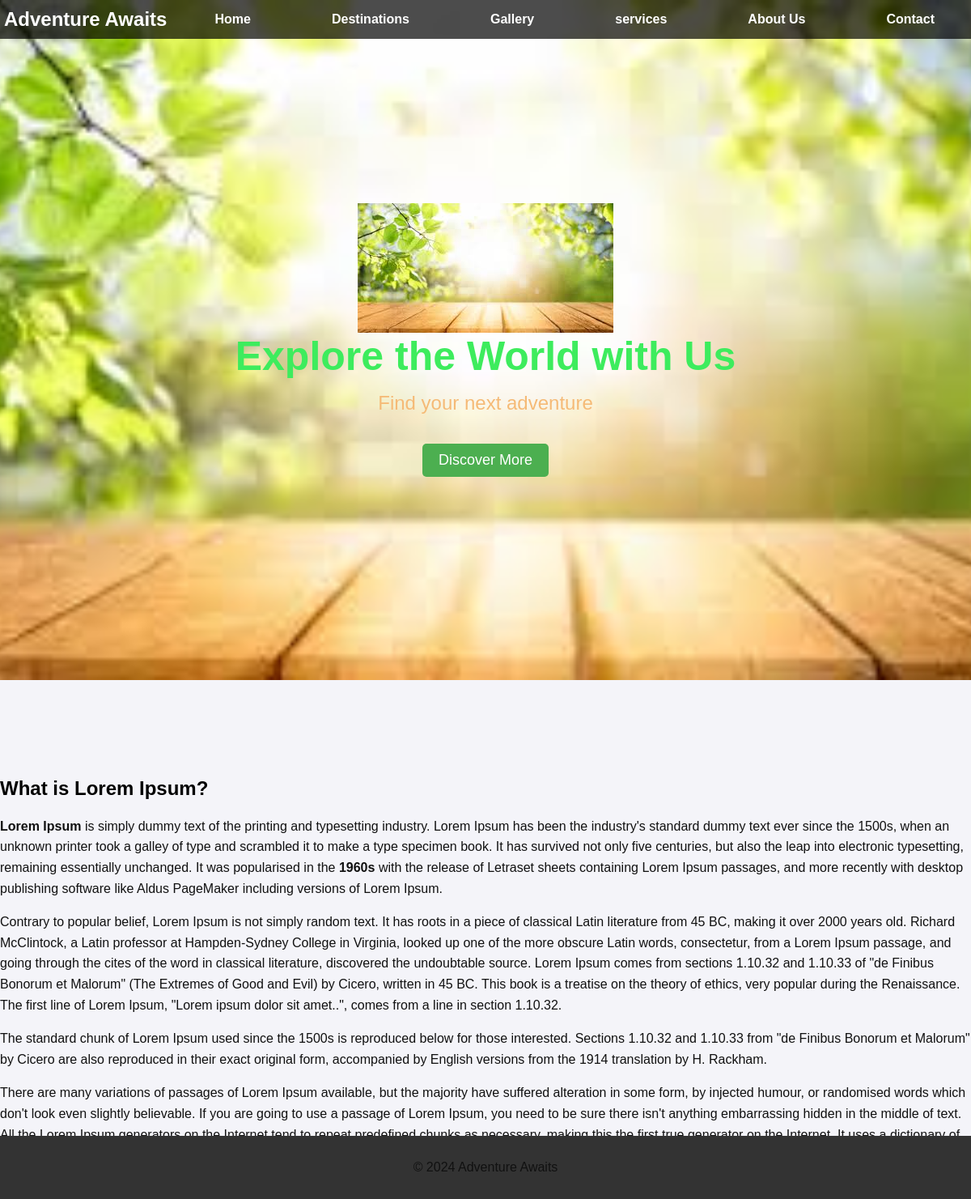
Screenshot of /newsdetails/what-is-lorem-ipsum with the database file from the repository.
### news/models.py (models this page shows)
class News(models.Model):
    news_title=models.CharField(max_length=100)
    news_desc=HTMLField()
    news_image=models.FileField(upload_to="news/",max_length=250,null=True,default=None)
    news_slug=AutoSlugField(populate_from='news_title',unique=True,null=True,default=None)

### demo/views.py (the view)
# urls.py: path('newsdetails/<slug>',views.newsDetails),
def newsDetails(request,slug):
    newsDetails=News.objects.get(news_slug=slug)
    data={
        'newsDetails':newsDetails
    }
    return render(request,"newsdetails.html",data)

### templates/newsdetails.html (shortened to what this page needs)
{% extends 'base.html' %}
{% block content %}
            <section class="section-gap info-area" id="news" style="padding-top: 100px;">
                <div class="container">
                    <div class="row d-flex justify-content-center">
                        <div class="menu-content pb-40 col-lg-6">
                            <div class="title text-center">
                                <h1 class="mb-5">{{newsDetails.news_title}}</h1>
                            </div>
                        </div>
                    </div>
                    <div class="single-ingo row">
                        <div class="col-lg-6 col-md-12">
                            <div class = "bg-white p-5">
                                {{newsDetails.news_desc | safe }}
                            </div>
                        </div>
                    </div>
                </div>
            </section>
{% endblock %}

### static/css/styles.css (style rules this page uses)
body { font-family: 'Arial', sans-serif; margin: 0; padding: 0; background-color: #f4f4f9; display: flex; flex-direction: column; align-items: center; }
p { line-height: 1.6; color: #111111; }

### rows the page displays
News: news_title "What is Lorem Ipsum?", news_desc "Lorem Ipsum is simply dummy text of the printing and typesetting industry. Lorem Ipsum has been the industry's standard dummy text ever since the 1500s, when an unknown printer took a galley of type and scrambled it to make a type specimen book. It has survived not only five centuries, but also the leap into electronic typesetting, remaining essentially unchanged. It was popularised in the 1960s with the release of Letraset sheets containing Lorem Ipsum passages, and more recently with desktop publishing software like Aldus PageMaker including versions of Lorem Ipsum. Contrary to popular belief, Lorem Ipsum is not simply random text. It has roots in a piece of classical Latin literature…"
